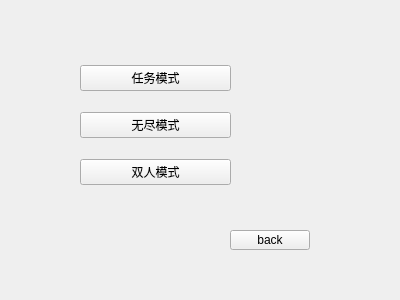
<?xml version="1.0" encoding="UTF-8"?>
<ui version="4.0">
 <class>ChooseNewGame</class>
 <widget class="QWidget" name="ChooseNewGame">
  <property name="geometry">
   <rect>
    <x>0</x>
    <y>0</y>
    <width>400</width>
    <height>300</height>
   </rect>
  </property>
  <property name="windowTitle">
   <string>Form</string>
  </property>
  <widget class="QWidget" name="widget" native="true">
   <property name="geometry">
    <rect>
     <x>80</x>
     <y>50</y>
     <width>151</width>
     <height>151</height>
    </rect>
   </property>
   <layout class="QVBoxLayout" name="verticalLayout">
    <item>
     <widget class="QPushButton" name="taskmode">
      <property name="text">
       <string>任务模式</string>
      </property>
     </widget>
    </item>
    <item>
     <widget class="QPushButton" name="endlessmode">
      <property name="text">
       <string>无尽模式</string>
      </property>
     </widget>
    </item>
    <item>
     <widget class="QPushButton" name="player2mode">
      <property name="text">
       <string>双人模式</string>
      </property>
     </widget>
    </item>
   </layout>
  </widget>
  <widget class="QPushButton" name="pushButton_4">
   <property name="geometry">
    <rect>
     <x>230</x>
     <y>230</y>
     <width>80</width>
     <height>20</height>
    </rect>
   </property>
   <property name="text">
    <string>back</string>
   </property>
  </widget>
 </widget>
 <resources/>
 <connections/>
</ui>
